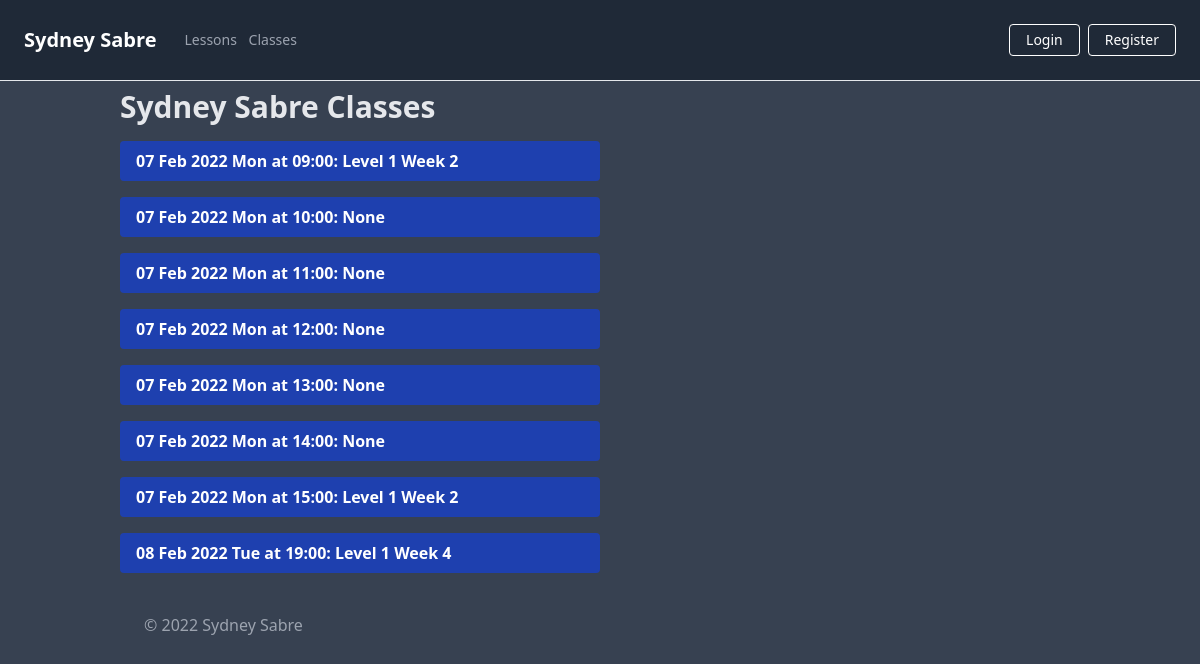
The app's page /classes, older data.
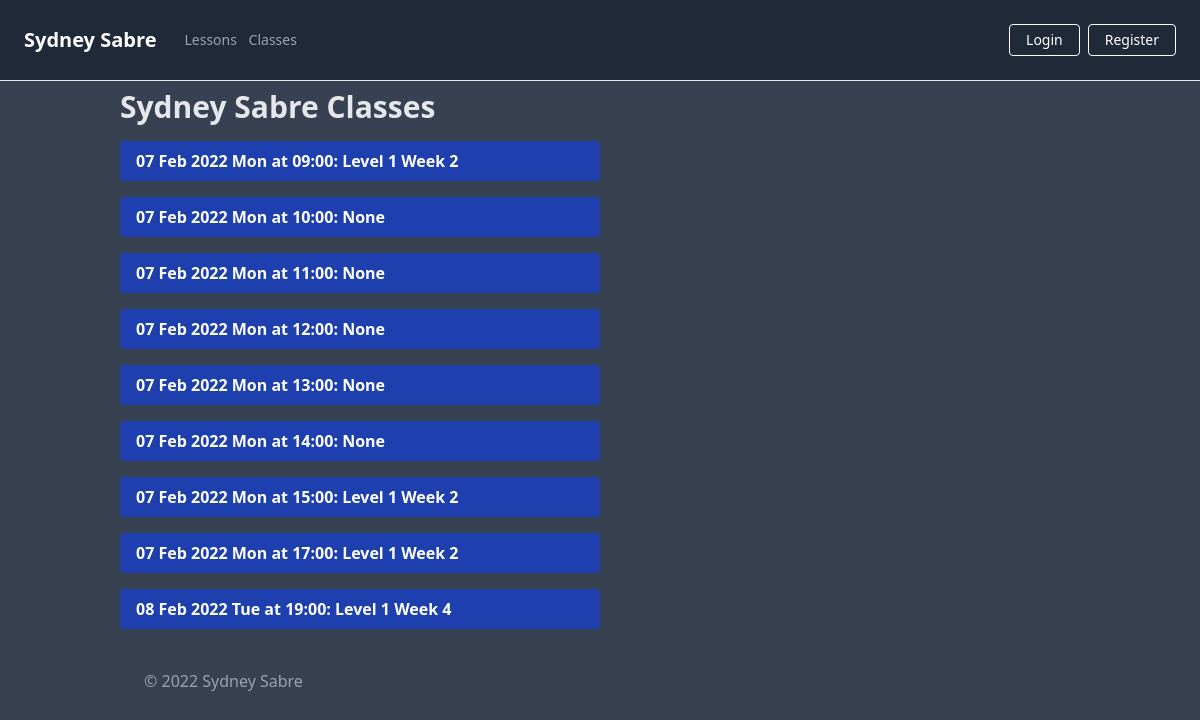
The same page, newer data.
### app/models.py (models this page shows)
class ClassSlot(db.Model):
    __tablename__ = "class_slots"
    id = db.Column(db.Integer, primary_key=True)
    date = db.Column(db.Date, nullable=False)
    time = db.Column(db.Time, nullable=False)
    class_name = db.Column(db.String(250), nullable=True)
    class_description = db.Column(db.String(500), nullable=True)
    completed = db.Column(db.Boolean, default=False, nullable=True)
    students = db.relationship("Student")

### app/routes.py (the view)
@app.route('/classes')
def show_classes():
    classes = ClassSlot.query.all()
    classes = sorted(classes, key=lambda slot: slot.time)
    classes = sorted(classes, key=lambda slot: slot.date)
    return render_template('classes.html', classes=classes)

### app/templates/classes.html
{% extends "base.html" %}
{% block title %}
Sydney Sabre Classes
{% endblock %}
{% block content %}
    <div class="container">
        <h1 class="text-gray-200 my-2 text-3xl font-bold">{{ self.title() }}</h1>
        {% for class in classes %}
        <div class="flex mr-auto my-4 w-full md:w-3/4 lg:w-1/2">
            {% if current_user.is_admin: %}
            <div class="flex grow">
                {% if class.completed == True %}
                <p class="grow bg-gray-700 line-through text-white font-bold py-2 px-4 rounded">
                    {{ class.date.strftime('%d %b %Y %a') }} at {{ class.time.strftime('%H:%M')}}: {{ class.class_name }}
                </p>
                {% else %}
                <a class="grow bg-blue-800 hover:bg-blue-400 text-white font-bold py-2 px-4 rounded"
                    href="{{ url_for('book_class', class_slot_id=class.id) }}">
                    {{ class.date.strftime('%d %b %Y %a') }} at {{ class.time.strftime('%H:%M')}}: {{ class.class_name }}
                </a>
                {% endif %}
            </div>
            <div class="flex">
                <a class="bg-red-400 hover:bg-red-200 text-white font-bold mx-2 px-3 py-2 rounded"
                    href="{{ url_for('delete_class', class_id=class.id ) }}">
                    ✘
                </a>
            </div>
            <div class="flex">
                <a class="bg-green-400 hover:bg-green-200 text-white font-bold mx-2 px-3 py-2 rounded"
                href="{{ url_for('toggle_complete_class', class_id=class.id ) }}">
                    ✓
                </a>
            </div>
            {% else %}
                {% if class.completed == True %}
                    <p class="grow bg-gray-700 line-through text-white font-bold py-2 px-4 rounded">
                        {{ class.date.strftime('%d %b %Y %a') }} at {{ class.time.strftime('%H:%M')}}: {{ class.class_name }}
                    </p>
                {% else %}
                    <p class="grow bg-blue-800 hover:bg-blue-400 text-white font-bold py-2 px-4 rounded">
                        {{ class.date.strftime('%d %b %Y %a') }} at {{ class.time.strftime('%H:%M')}}: {{ class.class_name }}
                    </p>
            {% endif %}
            {% endif %}
        </div>
        {% endfor %}
{% endblock %}

Row changes from the older to the newer data that the page shows:
added ClassSlot: date "07 Feb 2022 Mon", time "17:00", class_name "Level 1 Week 2"
